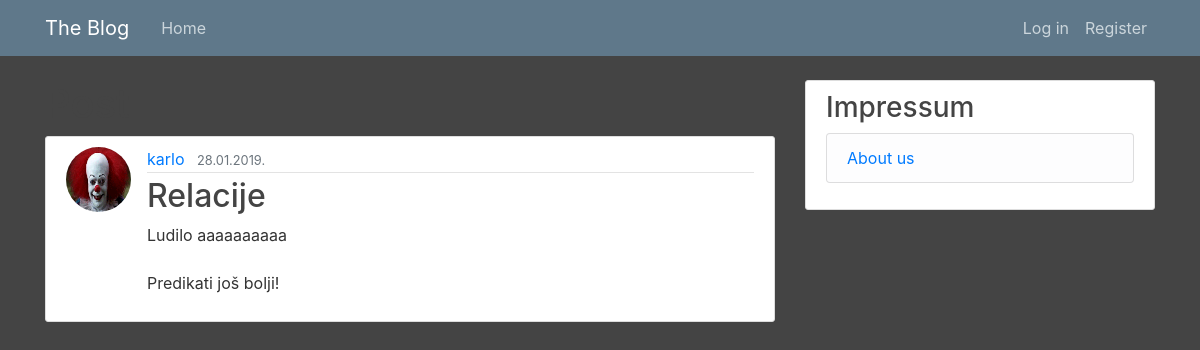
Screenshot of /post/3 with the database file from the repository.
### blog/model.py (models this page shows, shortened)
class User(db.Model,UserMixin):
    id=db.Column(db.Integer,primary_key=True)
    username=db.Column(db.String(20),unique=True, nullable=False)
    email=db.Column(db.String(120),unique=True, nullable=False)
    image_file=db.Column(db.String(20), nullable=False, default='default.jpg')
    password=db.Column(db.String(60), nullable=False)
    posts=db.relationship('Post', backref='author', lazy=True)

class Post(db.Model):
    id=db.Column(db.Integer,primary_key=True)
    title=db.Column(db.String(100), nullable=False)
    date_posted=db.Column(db.DateTime, nullable=False,default=datetime.utcnow)
    content=db.Column(db.Text,nullable=False)
    user_id=db.Column(db.Integer, db.ForeignKey('user.id'),nullable=False)

### blog/routes.py (the view)
@app.route("/post/<int:post_id>")
def post(post_id):
    post=Post.query.get_or_404(post_id)
    return render_template('post.html',title=post.title,post=post)

### blog/templates/post.html (shortened to what this page needs)
{% extends "layout.html" %}
{% block content %}
      <h1 >Post </h1>
        <article class="media content-section">
        <img class="rounded-circle article-img" src="{{ url_for('static',filename='profile_pics/' + post.author.image_file)}}" alt="">
        <div class="media-body">
            <div class="article-metadata">
            <a class="mr-2" href="{{ url_for('user_posts', username=post.author.username) }}">{{ post.author.username }}</a>
            <small class="text-muted">{{ post.date_posted.strftime('%d.%m.%Y.') }}</small>
          </div>
          <h2><a class="article-title" href="#">{{ post.title }}</a></h2>
          <p class="article-content">{{ post.content }}</p>
        </div>
        </article>
    {% endblock content %}

### blog/static/main.css (style rules this page uses)
body { background: #444444; color: #333333; margin-top: 5rem; }
h1, h2, h3, h4, h5, h6 { color: #444444; }
.content-section { background: #ffffff; padding: 10px 20px; border: 1px solid #dddddd; border-radius: 3px; margin-bottom: 20px; }
.article-title { color: #444444; }
.article-content { white-space: pre-line; }
.article-img { height: 65px; width: 65px; margin-right: 16px; }
.article-metadata { padding-bottom: 1px; margin-bottom: 4px; border-bottom: 1px solid #e3e3e3 }

### rows the page displays
User: image_file (picture), author.username "karlo"
Post: date_posted "28.01.2019.", title "Relacije", content "Ludilo aaaaaaaaaa Predikati još bolji!"
